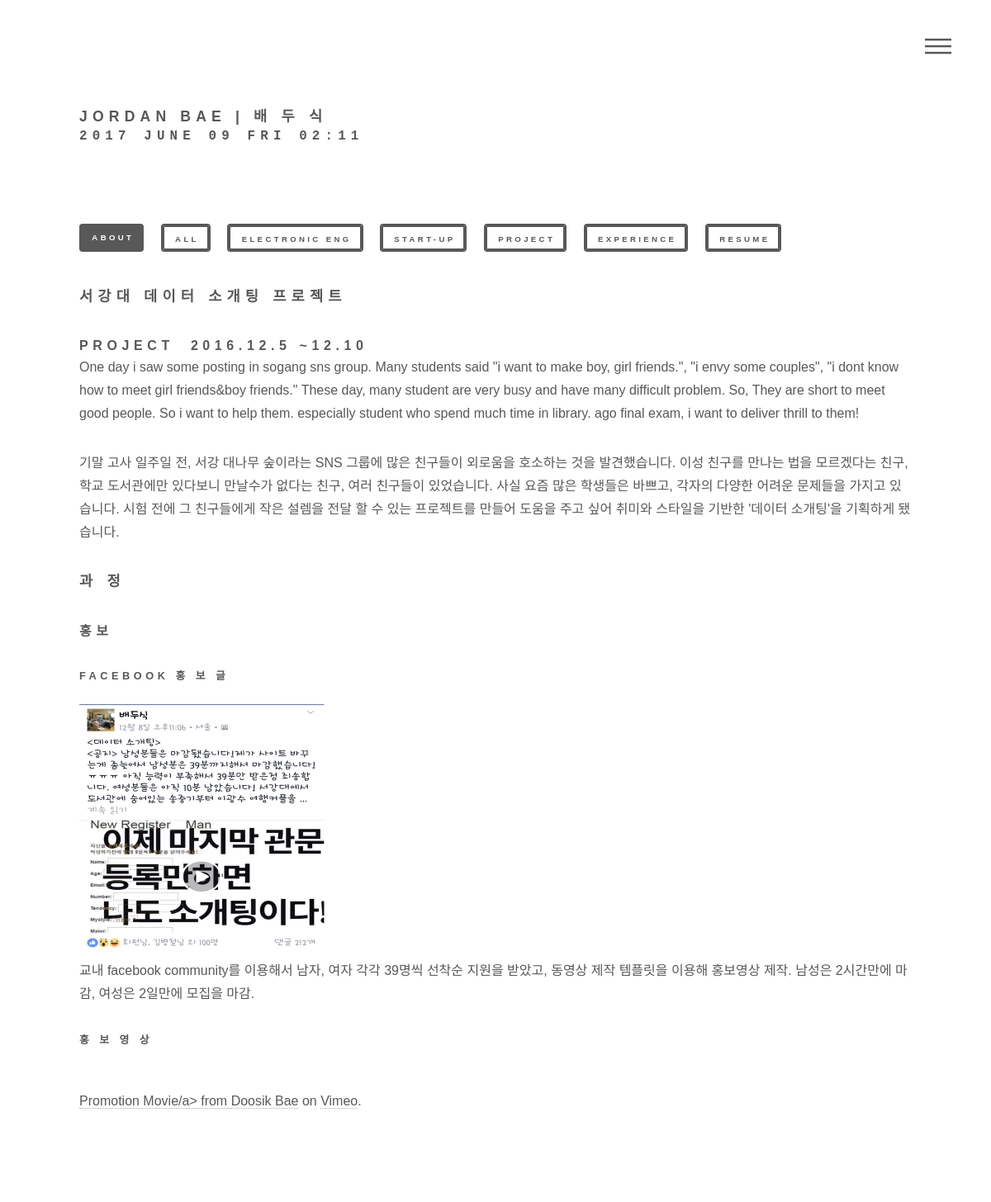
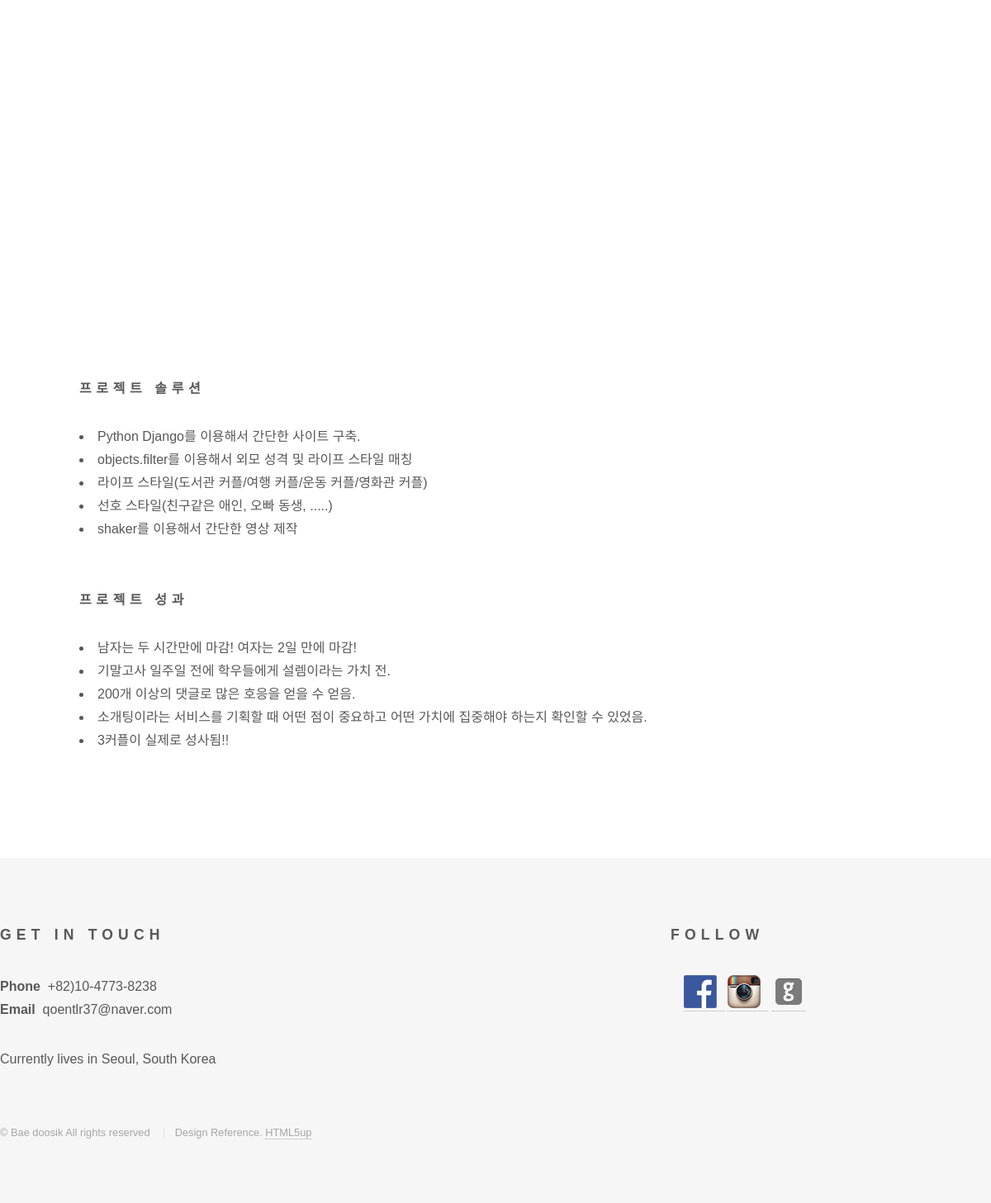
Page /post/detail/cowdogting/ on the committed database (2 pictures, top to bottom).
### portfolio/models.py (models this page shows, shortened)
class TimestampModel(models.Model):
    created_date = models.DateTimeField(auto_now_add=True)
    updated_date = models.DateTimeField(auto_now=True, null=True)
    class Meta:
        abstract = True

class Post(TimestampModel):
    title = models.CharField(max_length=100)
    category= models.CharField(max_length=100,
        choices = (
            ('Electronic-Eng','Electronic-Eng'),
            ('Start-up','Start-up'),
            ('Project','Project'),
            ('Experience','Experience'),
        ),default=False)
    photo1 = models.ImageField(blank=True, upload_to='blog/photo1/%Y/%M/%D')
    photo2 = models.ImageField(blank=True, upload_to='blog/photo2/%Y/%M/%D')
    summary = models.CharField(max_length=200)
    period = models.CharField(max_length=200, default=False)
    url = models.CharField(max_length=100)
    class Meta:
        ordering = ['id']

### portfolio/views.py (the view)
# urls.py: url(r'^post/detail/cowdogting/$',views.post_detail_cowdogting,name='post_detail_cowdogting'),
def post_detail_cowdogting(request):
    post = Post.objects.filter(url="portfolio:post_detail_cowdogting").first()
    return render(request, 'portfolio/cowdogting.html',{
        'post':post
    })

### portfolio/templates/portfolio/cowdogting.html (shortened to what this page needs)
{% extends "portfolio/layout.html" %}
{% block contents %}
{% load static %}
{% load imagekit %}
	<div id="wrapper">
		<header id="header">
			<div class="inner">
					<a href="/"><h2>JORDAN BAE | 배 두 식 <pre>{% now "Y F d D H:i" %} </pre></h2></a>
				<br><br>
    		<nav>
    			<ul>
    				<li><a class = 'menu' href="#menu">Menu</a></li>
    			</ul>
    		</nav>
			</div>
		</header>
    <div id="main">
	<div class="inner">
		<header>
	  		  <ul class="actions">
                <li><a href="{% url "portfolio:profile" %}" class="button special small searchtag">About</a></li>
	  		  	<li><a href="{% url "portfolio:main_view" %}" class="button small searchtag">All</a></li>
	  		  	<li><a href="{% url "portfolio:elec" %}" class="button small searchtag">Electronic Eng</a></li>
	  		  	<li><a href="{% url "portfolio:startup" %}" class="button small searchtag">Start-up</a></li>
	  		  	<li><a href="{% url "portfolio:project" %}" class="button small searchtag">Project</a></li>
                <li><a href="{% url "portfolio:experience" %}" class="button small searchtag">Experience</a></li>
                <li><a href="{% url "portfolio:resume" %}" class="button small searchtag">RESUME</a></li>
	  		  </ul>
		</header>
                <h2> {{ post.title }}</h2>
                <h3>{{ post.category }}&nbsp&nbsp{{ post.period }}</h3>
                <div class="row uniform">
                </div>
                <p>One day i saw some posting in sogang sns group. Many students said "i want to make boy, girl friends.", "i envy some couples", "i dont know how to meet girl friends&boy friends."
                These day, many student are very busy and have many difficult problem. So, They are short to meet good people. So i want to help them.
                especially student who spend much time in library. ago final exam, i want to deliver thrill to them!  </p>
                <p>기말 고사 일주일 전, 서강 대나무 숲이라는 SNS 그룹에 많은 친구들이 외로움을 호소하는 것을 발견했습니다. 이성 친구를 만나는 법을 모르겠다는 친구, 학교 도서관에만
                있다보니 만날수가 없다는 친구, 여러 친구들이 있었습니다. 사실 요즘 많은 학생들은 바쁘고, 각자의 다양한 어려운 문제들을 가지고 있습니다. 시험 전에 그 친구들에게 작은 설렘을 전달
                할 수 있는 프로젝트를 만들어 도움을 주고 싶어 취미와 스타일을 기반한 '데이터 소개팅'을 기획하게 됐습니다.</p>
                <h2>과 정</h2>
                <h3>홍보</h3>
                <h4>facebook 홍 보 글</h4>
                <img src="{% static "portfolio/assets/cow_project2.png" %}"/>
                <p>교내 facebook community를 이용해서 남자, 여자 각각 39명씩 선착순 지원을 받았고, 동영상 제작 템플릿을 이용해 홍보영상 제작.
                남성은 2시간만에 마감, 여성은 2일만에 모집을 마감.</p>
                <h4> 홍 보 영 상</h4>
                <div class="videoWrapper">
                    <iframe src="https://player.vimeo.com/video/215797603" width="720" height="405" frameborder="0" webkitallowfullscreen mozallowfullscreen allowfullscreen></iframe> <p><a href="https://vimeo.com/215797603">Promotion Movie/a> from <a href="https://vimeo.com/user66192581">Doosik Bae</a> on <a href="https://vimeo.com">Vimeo</a>.</p>
                </div><br>
                <h3>프로젝트 솔루션</h3>
                <table>
                    <li>Python Django를 이용해서 간단한 사이트 구축.</li>
                    <li>objects.filter를 이용해서 외모 성격 및 라이프 스타일 매칭</li>
                    <li>라이프 스타일(도서관 커플/여행 커플/운동 커플/영화관 커플)</li>
                    <li>선호 스타일(친구같은 애인, 오빠 동생, .....)</li>
                    <li>shaker를 이용해서 간단한 영상 제작</li>
                </table><br>
                <h3>프로젝트 성과</h3>
                <table>
                    <li>남자는 두 시간만에 마감! 여자는 2일 만에 마감! </li>
                    <li>기말고사 일주일 전에 학우들에게 설렘이라는 가치 전.</li>
                    <li>200개 이상의 댓글로 많은 호응을 얻을 수 얻음.</li>
                    <li>소개팅이라는 서비스를 기획할 때 어떤 점이 중요하고 어떤 가치에 집중해야 하는지 확인할 수 있었음.</li>
                    <li>3커플이 실제로 성사됨!!</li>
                </table>
            </div>
    </div>
    </div>
{% endblock %}

### portfolio/templates/portfolio/layout.html (style rules this page uses)
.videoWrapper { position: relative; padding-bottom: 56.25%; padding-top: 25px; height: 0; }
.videoWrapper iframe { position: absolute; top: 0; left: 0; width: 100%; height: 100%; }

### rows in the picture
Post: title "서강대 데이터 소개팅 프로젝트", category "PROJECT", period "2016.12.5 ~12.10"
